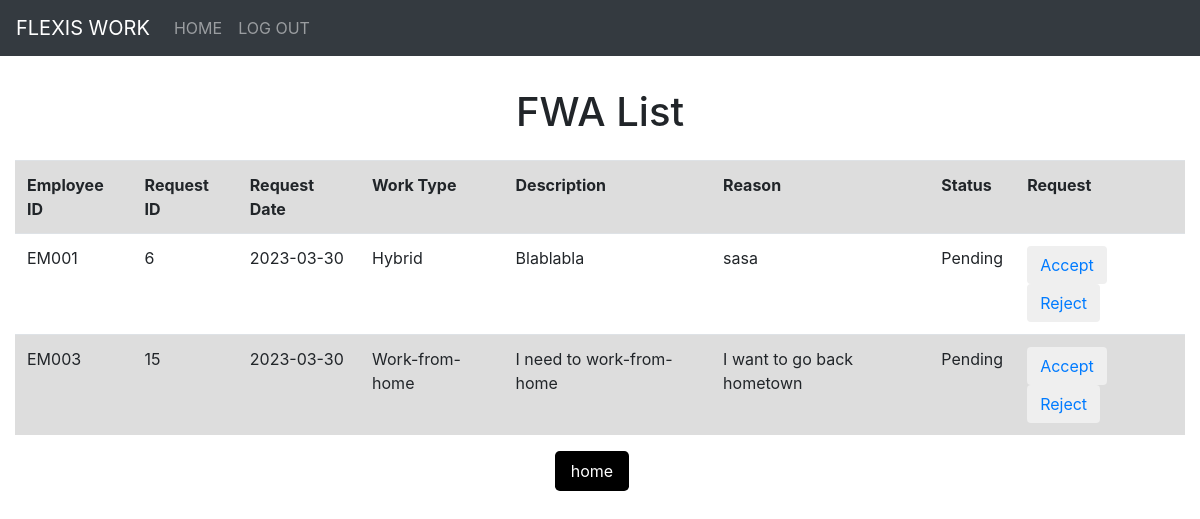
The page /reviewPage.php on the database as committed earlier.
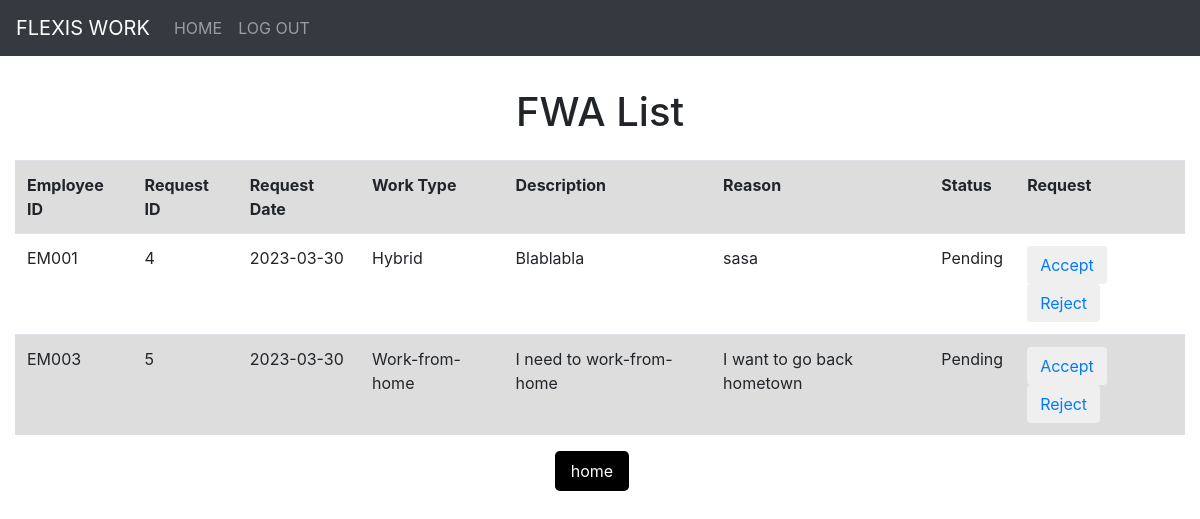
The same page on the database as committed later.
### tables this page shows
CREATE TABLE `fwa_rquest` (
  `requestID` int(11) NOT NULL,
  `requestDate` date NOT NULL DEFAULT current_timestamp(),
  `workType` varchar(30) NOT NULL CHECK (`workType` in ('Flexi-hour','Work-from-home','Hybrid')),
  `description` varchar(255) NOT NULL,
  `reason` varchar(255) NOT NULL,
  `status` varchar(20) NOT NULL,
  `comment` varchar(255) DEFAULT NULL,
  `employeeID` varchar(5) NOT NULL
);

### reviewPage.php (the view, shortened to what this page needs)
<!DOCTYPE html>
<html>
<?php include 'Component/head.php'; ?>
<?php include 'Component/header.php'; ?>
<body>
    <h1>FWA List</h1>
    <div class="container-fluid">
        <table class="table">
            <tbody>
                <tr>
                    <th scope="col">Employee ID</th>
                    <th scope="col">Request ID</th>
                    <th scope="col">Request Date</th>
                    <th scope="col">Work Type</th>
                    <th scope="col">Description</th>
                    <th scope="col">Reason</th>
                    <th scope="col">Status</th>
                    <th scope="col">Request</th>
                </tr>
                <?php
            require_once('config.php');
            $sql =  "SELECT * FROM fwa_rquest WHERE Status = 'Pending';";
            $result = $conn->query($sql);
            while($row = $result -> fetch_assoc()){
                echo
                "<tr>
                    <td>".$row["employeeID"]."</td>
                    <td>".$row["requestID"]."</td>
                    <td>".$row["requestDate"]."</td>
                    <td>".$row["workType"]."</td>
                    <td>".$row["description"]."</td>
                    <td>".$row["reason"]."</td>
                    <td>".$row["status"]."</td>
                    <td>
                        <button class=btn btn-primary><a href='acceptReq.php?reqID=".$row["requestID"]."&empID=".$row["employeeID"]."&workType=".$row["workType"]."'>Accept</a></button>
                        <button class=btn btn-primary><a href='rejectReq.php?reqID=".$row["requestID"]."&empID=".$row["employeeID"]."'>Reject</a></button>
                    </td>
                </tr>";
            }
            ?>
            </tbody>
        </table>
        <div class="container text-center">
            <form action="reviewPage.php" method="post">
                <input class="btn btn-secondary" type="submit" name="home" value="home">
        </div>
    </div>
</body>
</html>

Rows that differ between the two databases and show on the page:
no longer on this page (row edited): fwa_rquest: employeeID "EM001", requestID "6", requestDate "2023-03-30", workType "Hybrid", description "Blablabla", reason "sasa", status "Pending"
removed fwa_rquest: employeeID "EM003", requestID "15", requestDate "2023-03-30", workType "Work-from-home", description "I need to work-from-home", reason "I want to go back hometown", status "Pending"
added fwa_rquest: employeeID "EM001", requestID "4", requestDate "2023-03-30", workType "Hybrid", description "Blablabla", reason "sasa", status "Pending"
added fwa_rquest: employeeID "EM003", requestID "5", requestDate "2023-03-30", workType "Work-from-home", description "I need to work-from-home", reason "I want to go back hometown", status "Pending"
